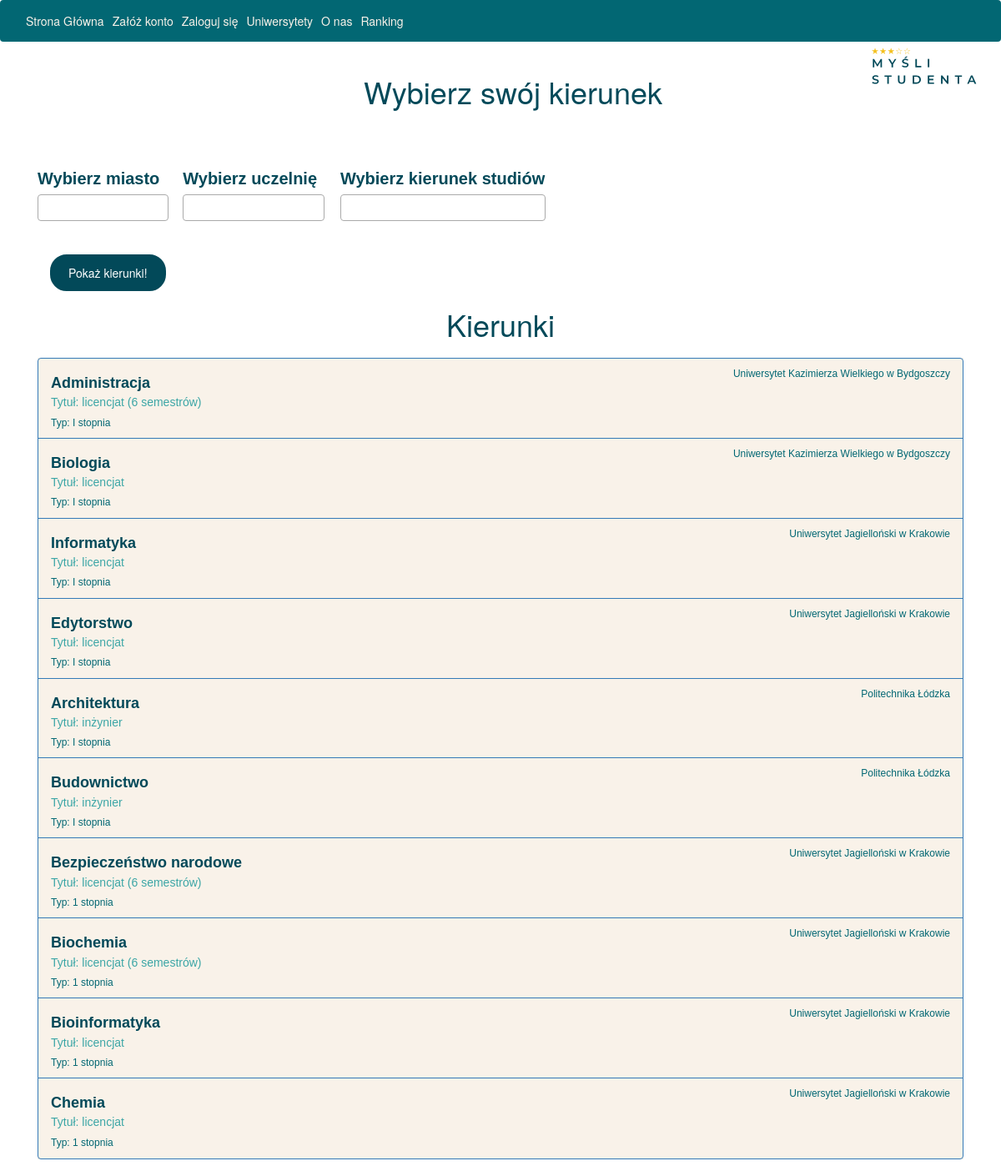
Before: / with the older database file.
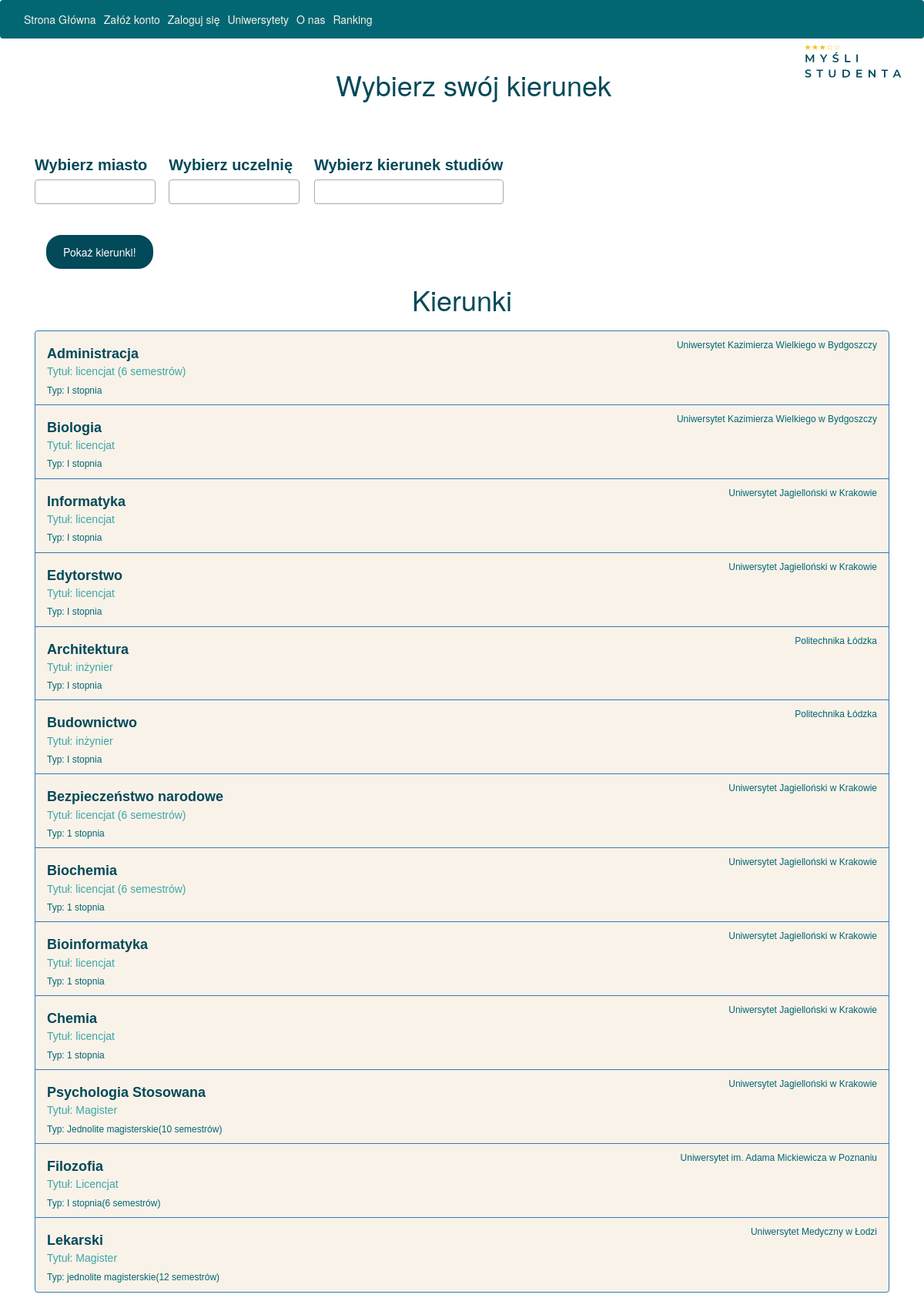
After: the same page with the newer database file.
### website/models.py (models this page shows, shortened)
class Course(db.Model):
    __tablename__ = 'course'
    course_id = db.Column(db.Integer, primary_key=True)
    course_name = db.Column(db.String(100), nullable=False)
    syllabus = db.Column(db.String(200), nullable=False)
    university_id = db.Column(db.Integer, db.ForeignKey('university.university_id'), nullable=False)
    degree = db.Column(db.String(100), nullable=False)
    cycle = db.Column(db.String(100), nullable=False)
    department = db.Column(db.String(100))
    code = db.Column(db.String(50))
    rating = relationship("Rating",backref="Course")

class University(db.Model):
    __tablename__ = 'university'
    university_id = db.Column(db.Integer, primary_key=True)
    university_name = db.Column(db.String(100), nullable=False)
    location = db.Column(db.String(50), nullable=False)
    website = db.Column(db.String(100), nullable=False)
    api_url = db.Column(db.String(50))
    course = relationship("Course",backref = "University")

### website/views.py (the view)
@views.route('/')
def index():
    class_entry_relations = get_university_values()
    all_courses = get_course_values()
    courses = Course.query.all()
    default_courses=[]
    for course in courses:
        default_courses.append(course.course_name)
    universities = University
    default_classes = sorted(class_entry_relations.keys())
    default_universities = class_entry_relations[default_classes[0]]
    return render_template('index.html',
                       all_cities=default_classes,
                       all_universities=default_universities,all_courses=default_courses,default_courses=default_courses,user=current_user,courses=courses,universities=universities)

### website/functions.py (called while the page is built)
def get_university_values():
    universities = University.query.all()
    university_dict = {}
    for university in universities:
        location = university.location
        universities_at_location = University.query.filter_by(location=location).all()
        university_names = []
        for uni in universities_at_location:
            university_names.append(uni.university_name)
        university_dict[location] = university_names
    return university_dict

def get_course_values():
    universities = University.query.all()
    course_dict = {}
    for university in universities:
        university_id = university.university_id
        courses = Course.query.filter_by(university_id=university_id).all()
        course_names = []
        for course in courses:
            course_names.append(course.course_name)
        course_dict[university.university_name] = course_names
    return course_dict

### website/templates/index.html (shortened to what this page needs)
{% extends "base.html" %} {% block title %}Home{% endblock %} {% block content
%}
<head>
  <link
    href="https://maxcdn.bootstrapcdn.com/bootstrap/3.3.7/css/bootstrap.min.css"
    rel="stylesheet"
  />
  <link href="https://cdn.jsdelivr.net/npm/select2@4.1.0-rc.0/dist/css/select2.min.css" rel="stylesheet" />
</head>
<body>
  <div class="container">
    <div class="header">
      <h1 class="text-center" style="color: #024959" >Wybierz swój kierunek</h1>
    </div>
    <br /><br /><br />
    <div class="row">
      <div >
        <label for="all_cities" style="color:#024959;">
          Wybierz miasto</label>
      </div>
      <div >
        <label for="all_universities" style="color:#024959;">
          Wybierz uczelnię
        </label>
      </div>
      <div >
      <label for="all_courses" style="color:#024959;">
        Wybierz kierunek studiów</label>
      </div>
    </div>
    <div>
      <br /><br />
      <button
        type="button"
        id="process_input"
      >
        Pokaż kierunki!
      </button>
    </div>
  </div>
<h1 align="center" style="color: #024959;" >Kierunki</h1>
<div class="list-group" id="course_list">
   {% for course in courses %}
   <a href="{{ url_for('views.course', university_name=universities.query.filter_by(university_id=course.university_id).first().university_name, course_id = course.course_id) }}" class="list-group-item list-group-item-action flex-column align-items-start active">
    <div class="d-flex w-100 justify-content-between">
      <h5  class="mb-1">{{course.course_name}}</h5>
      <small>{{ universities.query.filter_by(university_id=course.university_id).first().university_name }}</small>
    </div>
    <p class="mb-1">Tytuł: {{course.degree}}</p>
    <small>Typ: {{course.cycle}}</small>
  </a>
   {% endfor %}
  </div>
  <link href="static/style.css" rel="stylesheet"  />
</body>
{%endblock%}

Changed rows visible on the page:
added Course: course_name "Psychologia Stosowana", University.query.filter_by "Uniwersytet Jagielloński w Krakowie", degree "Magister", cycle "Jednolite magisterskie(10 semestrów)"
added Course: course_name "Filozofia", degree "Licencjat", cycle "I stopnia(6 semestrów)"
now on this page (row unchanged): University: query.filter_by "Uniwersytet im. Adama Mickiewicza w Poznaniu"
added Course: course_name "Lekarski", degree "Magister", cycle "jednolite magisterskie(12 semestrów)"
now on this page (row unchanged): University: query.filter_by "Uniwersytet Medyczny w Łodzi"
